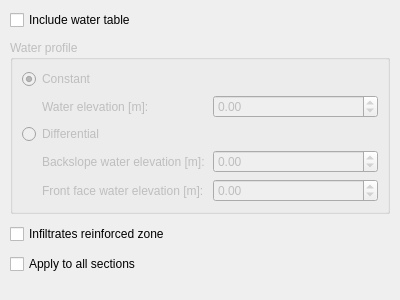
<?xml version="1.0" encoding="UTF-8"?>
<ui version="4.0">
 <class>MSEWidget</class>
 <widget class="QWidget" name="MSEWidget">
  <property name="geometry">
   <rect>
    <x>0</x>
    <y>0</y>
    <width>400</width>
    <height>300</height>
   </rect>
  </property>
  <property name="windowTitle">
   <string>MSE Widget</string>
  </property>
  <layout class="QVBoxLayout" name="verticalLayout">
   <property name="spacing">
    <number>10</number>
   </property>
   <property name="leftMargin">
    <number>10</number>
   </property>
   <property name="topMargin">
    <number>10</number>
   </property>
   <property name="rightMargin">
    <number>10</number>
   </property>
   <property name="bottomMargin">
    <number>10</number>
   </property>
   <item>
    <widget class="QCheckBox" name="includeWaterTable">
     <property name="text">
      <string>Include water table</string>
     </property>
     <property name="checked">
      <bool>false</bool>
     </property>
    </widget>
   </item>
   <item>
    <widget class="QGroupBox" name="waterProfileGroup">
     <property name="enabled">
      <bool>false</bool>
     </property>
     <property name="title">
      <string>Water profile</string>
     </property>
     <layout class="QVBoxLayout" name="verticalLayout_2">
      <item>
       <widget class="QRadioButton" name="constantRadio">
        <property name="text">
         <string>Constant</string>
        </property>
        <property name="checked">
         <bool>true</bool>
        </property>
       </widget>
      </item>
      <item>
       <layout class="QHBoxLayout" name="horizontalLayout">
        <property name="leftMargin">
         <number>20</number>
        </property>
        <item>
         <widget class="QLabel" name="waterElevationLabel">
          <property name="text">
           <string>Water elevation [m]:</string>
          </property>
         </widget>
        </item>
        <item>
         <widget class="QDoubleSpinBox" name="waterElevation">
          <property name="minimum">
           <double>-999.000000000000000</double>
          </property>
          <property name="maximum">
           <double>999.000000000000000</double>
          </property>
          <property name="value">
           <double>0.000000000000000</double>
          </property>
         </widget>
        </item>
       </layout>
      </item>
      <item>
       <widget class="QRadioButton" name="differentialRadio">
        <property name="text">
         <string>Differential</string>
        </property>
       </widget>
      </item>
      <item>
       <layout class="QHBoxLayout" name="horizontalLayout_2">
        <property name="leftMargin">
         <number>20</number>
        </property>
        <item>
         <widget class="QLabel" name="backslopeElevationLabel">
          <property name="text">
           <string>Backslope water elevation [m]:</string>
          </property>
         </widget>
        </item>
        <item>
         <widget class="QDoubleSpinBox" name="backslopeElevation">
          <property name="enabled">
           <bool>false</bool>
          </property>
          <property name="minimum">
           <double>-999.000000000000000</double>
          </property>
          <property name="maximum">
           <double>999.000000000000000</double>
          </property>
          <property name="value">
           <double>0.000000000000000</double>
          </property>
         </widget>
        </item>
       </layout>
      </item>
      <item>
       <layout class="QHBoxLayout" name="horizontalLayout_3">
        <property name="leftMargin">
         <number>20</number>
        </property>
        <item>
         <widget class="QLabel" name="frontfaceElevationLabel">
          <property name="text">
           <string>Front face water elevation [m]:</string>
          </property>
         </widget>
        </item>
        <item>
         <widget class="QDoubleSpinBox" name="frontfaceElevation">
          <property name="enabled">
           <bool>false</bool>
          </property>
          <property name="minimum">
           <double>-999.000000000000000</double>
          </property>
          <property name="maximum">
           <double>999.000000000000000</double>
          </property>
          <property name="value">
           <double>0.000000000000000</double>
          </property>
         </widget>
        </item>
       </layout>
      </item>
     </layout>
    </widget>
   </item>
   <item>
    <widget class="QCheckBox" name="infiltratesCheckBox">
     <property name="text">
      <string>Infiltrates reinforced zone</string>
     </property>
    </widget>
   </item>
   <item>
    <widget class="QCheckBox" name="applyToAllCheckBox">
     <property name="text">
      <string>Apply to all sections</string>
     </property>
    </widget>
   </item>
   <item>
    <spacer name="verticalSpacer">
     <property name="orientation">
      <enum>Qt::Vertical</enum>
     </property>
     <property name="sizeHint" stdset="0">
      <size>
       <width>20</width>
       <height>40</height>
      </size>
     </property>
    </spacer>
   </item>
  </layout>
 </widget>
 <tabstops>
  <tabstop>includeWaterTable</tabstop>
  <tabstop>constantRadio</tabstop>
  <tabstop>waterElevation</tabstop>
  <tabstop>differentialRadio</tabstop>
  <tabstop>backslopeElevation</tabstop>
  <tabstop>frontfaceElevation</tabstop>
 </tabstops>
 <resources/>
 <connections>
  <connection>
   <sender>includeWaterTable</sender>
   <signal>toggled(bool)</signal>
   <receiver>waterProfileGroup</receiver>
   <slot>setEnabled(bool)</slot>
   <hints>
    <hint type="sourcelabel">
     <x>20</x>
     <y>20</y>
    </hint>
    <hint type="destinationlabel">
     <x>20</x>
     <y>50</y>
    </hint>
   </hints>
  </connection>
 </connections>
</ui>
